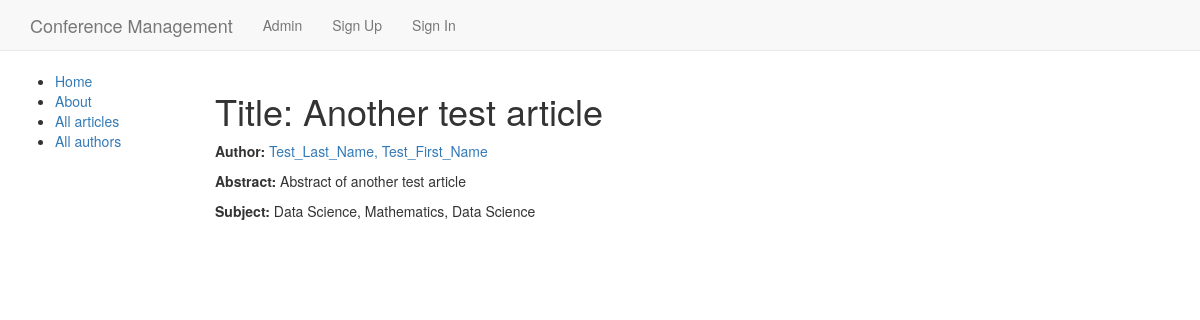
Page /article/3 on the committed database.
### dappx/models.py (models this page shows, shortened)
class Article(models.Model):
    title = models.CharField(max_length=200)
    author = models.ForeignKey('Author', on_delete=models.SET_NULL, null=True)
    abstract = models.TextField(max_length=1000, help_text='Enter the abstract of the article')
    subject = models.ManyToManyField(Subject, help_text='Select the subject of the article')

class Author(models.Model):
    first_name = models.CharField(max_length=100)
    last_name = models.CharField(max_length=100)
    date_of_birth = models.DateField(null=True, blank=True)
    date_of_death = models.DateField('Died', null=True, blank=True)
    class Meta:
        ordering = ['last_name', 'first_name']
    def get_absolute_url(self):
        return reverse('author-detail', args=[str(self.id)])
    def __str__(self):
        return f'{self.last_name}, {self.first_name}'

class Subject(models.Model):
    name = models.CharField(max_length=200, help_text='Enter the article subject (e.g. Data Science)')
    def __str__(self):
        return self.name

### dappx/views.py (the view)
# urls.py: path('article/<int:pk>', views.ArticleDetailView.as_view(), name='article-detail'),
class ArticleDetailView(generic.DetailView):
    model = Article

### templates/dappx/article_detail.html
{% extends "dappx/base.html" %}
{% block content %}
  <h1>Title: {{ article.title }}</h1>
  <p><strong>Author:</strong> <a href="{{ article.author.get_absolute_url }}">{{ article.author }}</a></p>
  <p><strong>Abstract:</strong> {{ article.abstract }}</p>
  <p><strong>Subject:</strong> {% for subject in article.subject.all %} {{ subject }}{% if not forloop.last %}, {% endif %}{% endfor %}</p>
{% endblock %}

### rows in the picture
Article: title "Another test article", author "Test_Last_Name, Test_First_Name", abstract "Abstract of another test article"
Subject: name "Data Science"
Subject: name "Mathematics"
Subject: name "Data Science"
